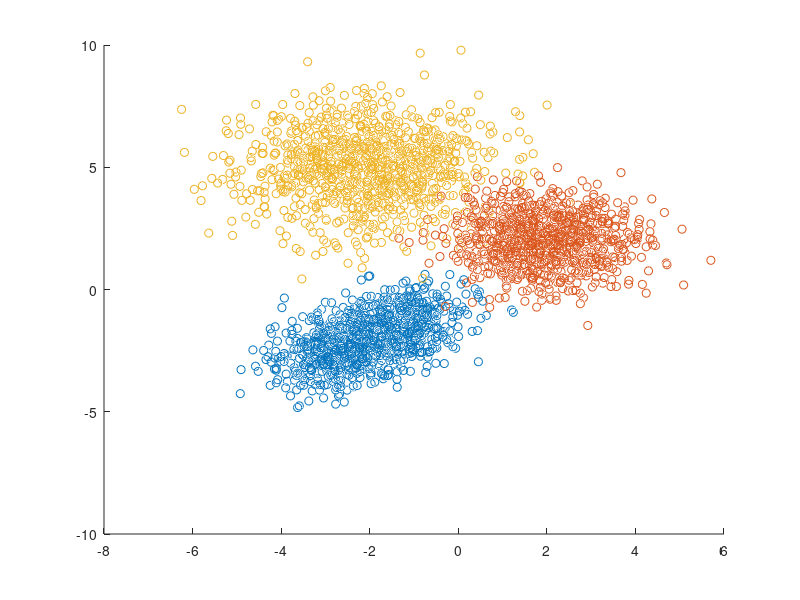
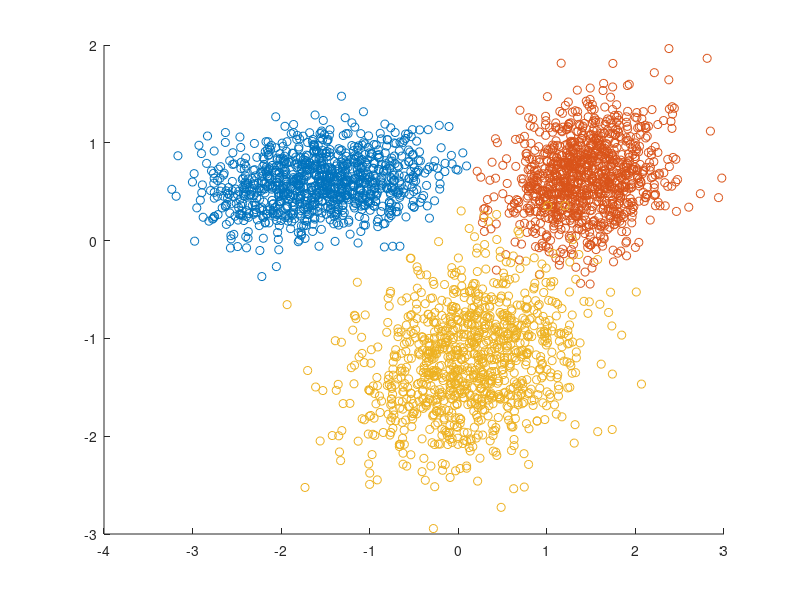
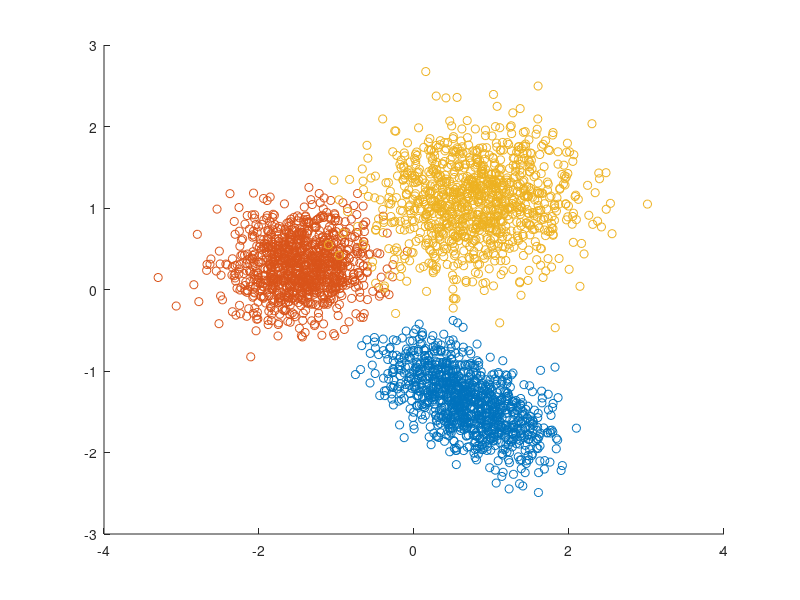

Recreate these plots in MATLAB, in order.
clear;
close all;
clc;

rng(100)

% Kreiranje klasa
M1 = [-2; -2; -2];
S1 = [1, 0.5, 0.5; 0.5, 1, 0.5; 0.5, 0.5, 1];
M2 = [2; 2; 2];
S2 = eye(3);
M3 = [-2; 5; 0];
S3 = 2*eye(3);

N = 1000;
K1 = mvnrnd(M1, S1, N);
K2 = mvnrnd(M2, S2, N);
K3 = mvnrnd(M3, S3, N);
X = [K1; K2; K3];

figure()
hold all;
scatter3(K1(:, 1), K1(:, 2), K1(:, 3), 'ro');
scatter3(K2(:, 1), K2(:, 2), K2(:, 3), 'bo');
scatter3(K3(:, 1), K3(:, 2), K3(:, 3), 'go');

% standarsizacija podataka
mean1 = mean(X(:, 1));
mean2 = mean(X(:, 2));
mean3 = mean(X(:, 3));
std1 = std(X(:, 1));
std2 = std(X(:, 2));
std3 = std(X(:, 3));

K1(:, 1) = (K1(:, 1) - mean1)/std1;
K2(:, 1) = (K2(:, 1) - mean1)/std1;
K3(:, 1) = (K3(:, 1) - mean1)/std1;
K1(:, 2) = (K1(:, 2) - mean2)/std2;
K2(:, 2) = (K2(:, 2) - mean2)/std2;
K3(:, 2) = (K3(:, 2) - mean2)/std2;
K1(:, 3) = (K1(:, 3) - mean3)/std3;
K2(:, 3) = (K2(:, 3) - mean3)/std3;
K3(:, 3) = (K3(:, 3) - mean3)/std3;

X = [K1; K2; K3];

% PCA (KL ekspanzija)

% 1. standardizacija dataset-a
% 2. procena kovariacione matrice
% 3. sopstveni vektori i vrednosti te matrice
% -> kovariaciona matrica simetricna => sopstveni vektori ortagonalni
% 4. sortiramo sopstvene vektora po lambda
% 5. Y = A'*X; A = [Phi1, Phi2, ... , Phim];

% mane PCA:
% - ne odrzaa separabilnost
% - obelezja nemaju fizicko znacenje

Sigma = cov(X);
[P, L] = eig(Sigma);
Lambdas = [L(1, 1), L(2, 2), L(3, 3)];
[Lambdas, index] = sort(Lambdas, 'descend');
P = P(:, index);
A = P(:, 1:2);
Y1 = K1*A;
Y2 = K2*A;
Y3 = K3*A;
Y = X*A;

figure();
hold all;
scatter(Y1(:, 1), Y1(:, 2), 'ro');
scatter(Y2(:, 1), Y2(:, 2), 'bo');
scatter(Y3(:, 1), Y3(:, 2), 'go');

% ugradjeni PCA
% vraca sopstvene vektore sortirane
coeff = pca(X); 

% LDA - zasnovan na matricama rasejanja

% uzima u ozir separabilnost klasa
% matrice rasejanja (scatter matrix)
% within-class scatter matrix
% between-class scatter matrix

SW = 1/3*S1 + 1/3*S2 + 1/3*S3;
M0 = 1/3*M1 + 1/3*M2 + 1/3*M3;
SB = 1/3*(M1 - M0)*(M1 - M0)' ...
    + 1/3*(M2 - M0)*(M2 - M0)' ...
    + 1/3*(M3 - M0)*(M3 - M0)';
% SM = SQ + SB - miksovana matrica rasejanja
T = SW^-1*SB;
[P, L] = eig(T);
A = P(:, 2:3);
Y1 = K1*A;
Y2 = K2*A;
Y3 = K3*A;
Y = X*A;

figure();
hold all;
scatter(Y1(:, 1), Y1(:, 2), 'ro');
scatter(Y2(:, 1), Y2(:, 2), 'bo');
scatter(Y3(:, 1), Y3(:, 2), 'go');